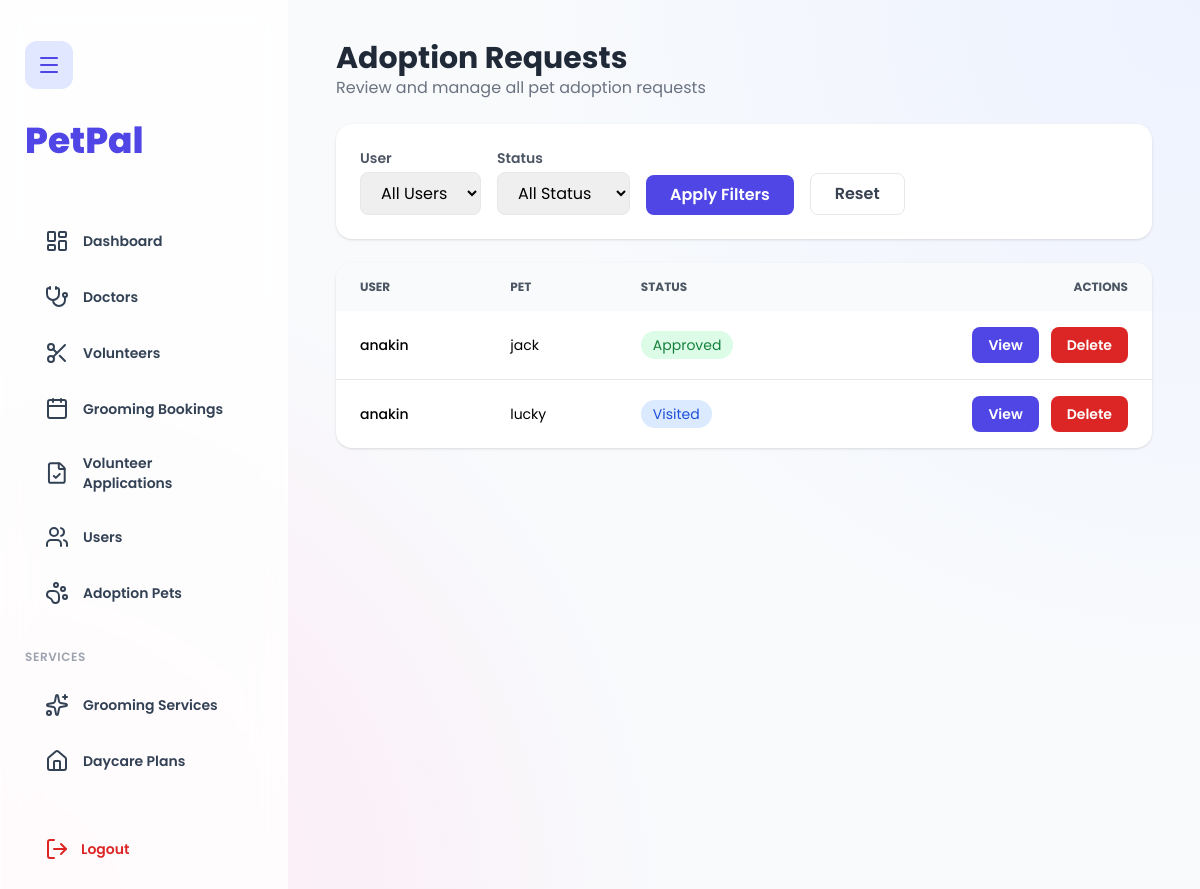
/petadmin/adoptions/, run on an earlier commit of the app's database.
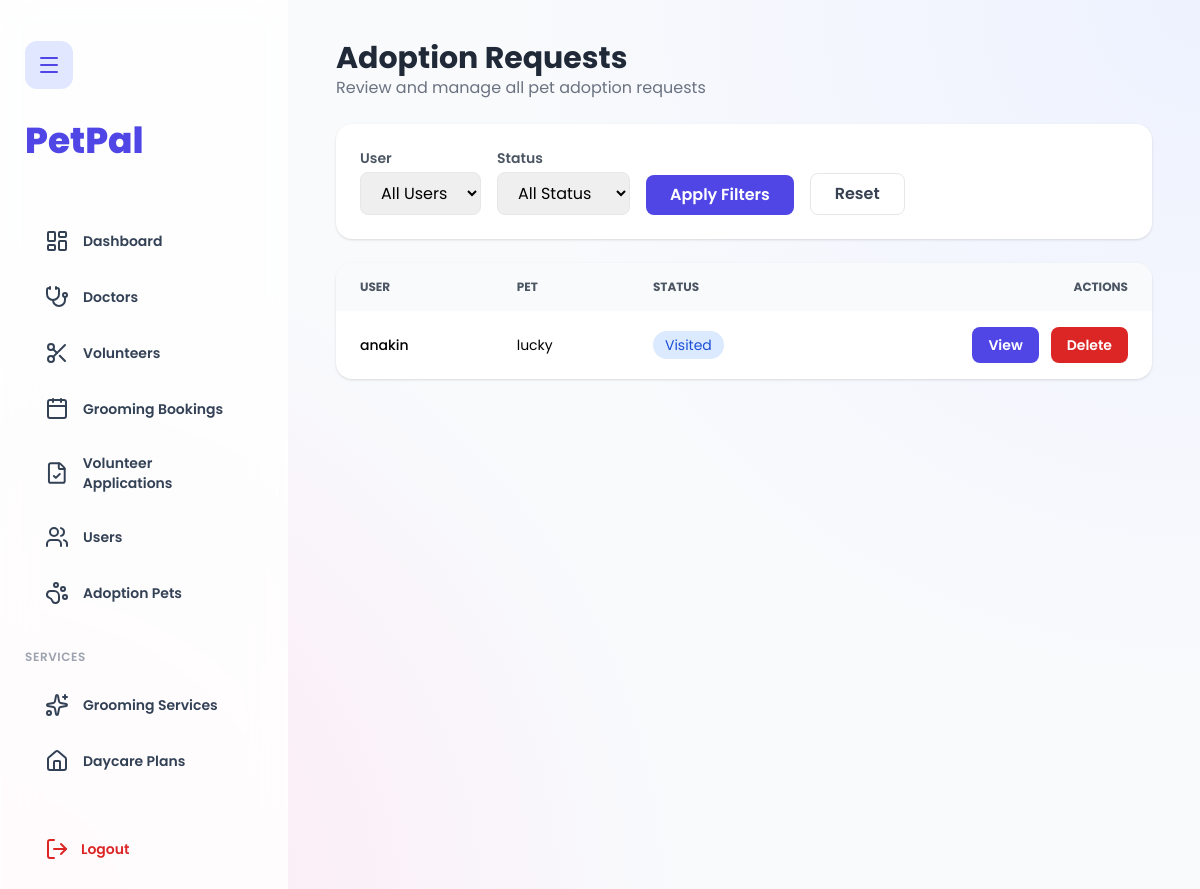
And on a later commit of the database.
### petapp/models.py (models this page shows, shortened)
class AdoptionRequest(models.Model):
    user = models.ForeignKey(user_registration, on_delete=models.CASCADE)
    pet = models.ForeignKey(Pet, on_delete=models.CASCADE)
    status = models.CharField(
        max_length=20,
        choices=[
            ("Pending", "Pending"),
            ("Approved", "Approved"),
            ("Rejected", "Rejected"),
            ("Visited", "Visited"),
        ],
        default="Pending"
    )
    visit_date = models.DateField(null=True, blank=True)
    created_at = models.DateTimeField(auto_now_add=True)

class user_registration(models.Model):
    name = models.CharField(max_length=100)
    username = models.CharField(max_length=100, unique=True)
    email = models.EmailField(unique=True)
    password = models.CharField(max_length=100)
    is_active = models.BooleanField(default=True)
    profile_image = models.ImageField(upload_to="profiles/", blank=True, null=True)
    is_email_verified = models.BooleanField(default=False)

class Pet(models.Model):
    STATUS_CHOICES = [
        ("available", "Available"),
        ("adopted", "Adopted"),
        ("hidden", "Hidden"),
    ]
    name = models.CharField(max_length=100)
    pet_type = models.CharField(max_length=100)
    age = models.PositiveIntegerField()
    description = models.TextField()
    image = models.ImageField(upload_to='pet_images/', blank=True, null=True)
    vaccinated = models.BooleanField(default=True)
    status = models.CharField(max_length=20, choices=STATUS_CHOICES, default="available")

### Petadmin/views.py (the view)
# urls.py: path("adoptions/", views.adminAdoptions, name="adminAdoptions"),
def adminAdoptions(request):
    users = user_registration.objects.all()
    adoptions = AdoptionRequest.objects.select_related("user", "pet")
    selected_user = request.GET.get("user")
    status = request.GET.get("status")
    if selected_user:
        adoptions = adoptions.filter(user_id=selected_user)
    if status:
        adoptions = adoptions.filter(status=status)
    return render(request, "Petadmin/adoptions_list.html", {
    "adoptions": adoptions,
    "users": users,
    "selected_user": selected_user,
    "selected_status": status,
})

### templates/Petadmin/adoptions_list.html (shortened to what this page needs)
{% extends "petadmin/baseAdmin.html" %}
{% block content %}
<div class="max-w-6xl mx-auto space-y-6">
  <div>
    <h1 class="text-3xl font-bold text-gray-800">Adoption Requests</h1>
    <p class="text-gray-500">Review and manage all pet adoption requests</p>
  </div>
  <form method="get" class="bg-white rounded-2xl shadow p-6 flex gap-4 items-end">
    <div>
      <label class="block text-sm font-semibold text-gray-600 mb-1">User</label>
      <select name="user" class="border rounded-lg px-4 py-2">
        <option value="">All Users</option>
      </select>
    </div>
    <div>
      <label class="block text-sm font-semibold text-gray-600 mb-1">Status</label>
      <select name="status" class="border rounded-lg px-4 py-2">
        <option value="">All Status</option>
      </select>
    </div>
    <button class="px-6 py-2 bg-indigo-600 text-white rounded-lg font-semibold">
      Apply Filters
    </button>
    <a href="{% url 'petadmin:adminAdoptions' %}"
       class="px-6 py-2 border rounded-lg font-semibold text-gray-700">
      Reset
    </a>
  </form>
  <div class="bg-white rounded-2xl shadow overflow-hidden">
    <table class="w-full text-sm">
      <thead class="bg-gray-50 text-gray-600 uppercase text-xs">
        <tr>
          <th class="px-6 py-4 text-left">User</th>
          <th class="px-6 py-4 text-left">Pet</th>
          <th class="px-6 py-4 text-left">Status</th>
          <th class="px-6 py-4 text-right">Actions</th>
        </tr>
      </thead>
      <tbody class="divide-y">
        {% for a in adoptions %}
        <tr class="hover:bg-gray-50">
          <td class="px-6 py-4 font-medium">{{ a.user.name }}</td>
          <td class="px-6 py-4">{{ a.pet.name }}</td>
          <td class="px-6 py-4">
            {% if a.status == "Approved" %}
              <span class="px-3 py-1 rounded-full bg-green-100 text-green-700">Approved</span>
            {% elif a.status == "Pending" %}
              <span class="px-3 py-1 rounded-full bg-yellow-100 text-yellow-700">Pending</span>
            {% elif a.status == "Visited" %}
              <span class="px-3 py-1 rounded-full bg-blue-100 text-blue-700">Visited</span>
            {% else %}
              <span class="px-3 py-1 rounded-full bg-red-100 text-red-700">Rejected</span>
            {% endif %}
          </td>
          <td class="px-6 py-4 text-right flex gap-3 justify-end">
            <a href="{% url 'petadmin:adminAdoptionView' a.id %}"
               class="px-4 py-2 bg-indigo-600 text-white rounded-lg font-semibold">
              View
            </a>
            <form method="post"
                  action="{% url 'petadmin:deleteAdoptionRequest' a.id %}"
                  onsubmit="return confirm('This will permanently delete the adoption request. Continue?');">
              <button
                class="px-4 py-2 bg-red-600 text-white rounded-lg font-semibold">
                Delete
              </button>
            </form>
          </td>
        </tr>
        {% empty %}
        <tr>
          <td colspan="4" class="px-6 py-10 text-center text-gray-500">
            No adoption requests found.
          </td>
        </tr>
        {% endfor %}
      </tbody>
    </table>
  </div>
</div>
{% endblock %}

What changed in the data, as far as the page shows it:
removed AdoptionRequest: user.name "anakin", pet.name "jack", status "Approved"
